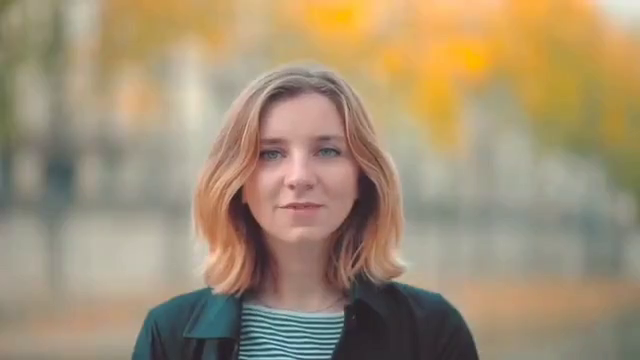
#> input picture frame 7 of Face Expression Change Detection/Images/Vid1.mp4, 640 x 360 px
$ jupyter execute VideoCode.ipynb
#> lines starting #> are read from the running program, lines starting #| are printed output that depends on the picture
[cell 1]
import cv2
import numpy as np
from matplotlib import pyplot as pyplot
import matplotlib.pyplot as plt
import os

[cell 2]
# Face detection and cropping function
def detect_and_crop_face(image):
    face_cascade = cv2.CascadeClassifier(cv2.data.haarcascades + 'haarcascade_frontalface_default.xml')
    gray_image = cv2.cvtColor(image, cv2.COLOR_BGR2GRAY)
    faces = face_cascade.detectMultiScale(gray_image, 1.3, 5)

    if len(faces) == 0:
        raise NameError("No face detected in the image.")

    for (x, y, w, h) in faces:
        face_crop = gray_image[y:y + h, x:x + w]
        return face_crop

    return None

[cell 3]
# Function to compute the magnitude of optical flow in each 8x8 pixel block
def get_magnitude(u, v):
    scale = 3
    sum = 0.0
    counter = 0.0
    for i in range(0, u.shape[0], 8):
        for j in range(0, u.shape[1], 8):
            counter += 1
            dy = v[i, j] * scale
            dx = u[i, j] * scale
            magnitude = (dx**2 + dy**2)**0.5
            sum += magnitude
    mag_avg = sum / counter
    return mag_avg

[cell 4]
# Function to draw quiver plot for optical flow vectors (One Plot)
def draw_quiver(u, v, beforeImg):
    scale = 3
    ax = pyplot.figure().gca()
    ax.imshow(beforeImg, cmap='gray')

    magnitudeAvg = get_magnitude(u, v)

    for i in range(0, u.shape[0], 8):
        for j in range(0, u.shape[1], 8):
            dy = v[i, j] * scale
            dx = u[i, j] * scale
            magnitude = (dx**2 + dy**2)**0.5
            # Draw only significant changes
            if magnitude > magnitudeAvg:
                ax.arrow(j, i, dx, dy, color='red')

    pyplot.draw()
    pyplot.show()

[cell 5]
def resize_images(image1, image2):
    # Get the smaller dimensions
    min_height = min(image1.shape[0], image2.shape[0])
    min_width = min(image1.shape[1], image2.shape[1])

    # Resize both images to the smallest dimensions
    resized_img1 = cv2.resize(image1, (min_width, min_height), interpolation=cv2.INTER_AREA)
    resized_img2 = cv2.resize(image2, (min_width, min_height), interpolation=cv2.INTER_AREA)

    return resized_img1, resized_img2

[cell 6]
# Function to compute image derivatives along x, y, and time
def get_derivatives(img1, img2):
    x_kernel = np.array([[-1, 1], [-1, 1]]) * 0.25
    y_kernel = np.array([[-1, -1], [1, 1]]) * 0.25
    t_kernel = np.ones((2, 2)) * 0.25

    fx = cv2.filter2D(img1, -1, x_kernel) + cv2.filter2D(img2, -1, x_kernel)
    fy = cv2.filter2D(img1, -1, y_kernel) + cv2.filter2D(img2, -1, y_kernel)
    ft = cv2.filter2D(img1, -1, -t_kernel) + cv2.filter2D(img2, -1, t_kernel)

    return [fx, fy, ft]

[cell 7]
# Function to compute Horn-Schunck optical flow with face detection
def computeHS_with_face_detection(image1, image2, alpha, delta):
    # Read the images

    #Detect and crop the face from both images
    beforeFace = detect_and_crop_face(image1)
    afterFace = detect_and_crop_face(image2)

    if beforeFace is None or afterFace is None:
       raise NameError("No face detected in one or both images.")

    beforeFace = beforeFace.astype(float)
    afterFace = afterFace.astype(float)

    # Removing noise
    beforeFace = cv2.GaussianBlur(beforeFace, (5, 5), 0)
    afterFace = cv2.GaussianBlur(afterFace, (5, 5), 0)

    #resize
    beforeFace, afterFace = resize_images(beforeFace, afterFace)

    # Initialize optical flow vectors
    u = np.zeros(beforeFace.shape)
    v = np.zeros(beforeFace.shape)

    # Compute image derivatives
    fx, fy, ft = get_derivatives(beforeFace, afterFace)

    # Horn-Schunck algorithm iterations
    avg_kernel = np.array([[1 / 12, 1 / 6, 1 / 12],
                           [1 / 6, 0, 1 / 6],
                           [1 / 12, 1 / 6, 1 / 12]], float)
    iter_counter = 0
    while True:
        iter_counter += 1
        u_avg = cv2.filter2D(u, -1, avg_kernel)
        v_avg = cv2.filter2D(v, -1, avg_kernel)
        p = fx * u_avg + fy * v_avg + ft
        d = 4 * alpha**2 + fx**2 + fy**2
        prev = u

        u = u_avg - fx * (p / d)
        v = v_avg - fy * (p / d)

        diff = np.linalg.norm(u - prev, 2)
        # Convergence check (at most 300 iterations)
        if diff < delta or iter_counter > 300:
            break

    # Draw the optical flow (quiver plot) for the whole face
    draw_quiver(u, v, beforeFace)

    return [u, v]

[cell 8]
def calculate_fps(video_path):
    # Open the video file
    video = cv2.VideoCapture(video_path)

    # Get the frame rate (FPS)
    fps = video.get(cv2.CAP_PROP_FPS)
    print(f"Frames per second (FPS): {fps}")

    # Release the video file
    video.release()
    return fps

[cell 9]
import cv2

# Load the video file
video_path = 'Images/Vid1.mp4'

fps = calculate_fps(video_path)
print("fps: ", fps)
cap = cv2.VideoCapture(video_path)

ret, frame1 = cap.read()
#> frame1 is the input picture: shape (360, 640, 3); mean B, G, R 115.5, 143.6, 162.2
if fps>=45:
    for i in range(16):
        success, frame2 = cap.read()
        if not success:
            raise Exception(f"Error: Could not read frame")

else:
    for i in range(8):
        success, frame2 = cap.read()
        if not success:
            raise Exception(f"Error: Could not read frame")
#> this loop made 8 passes
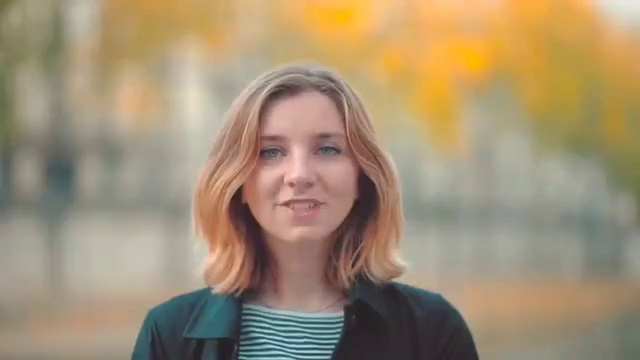
#> input picture frame 8 of Face Expression Change Detection/Images/Vid1.mp4, 640 x 360 px

fig, axes = plt.subplots(1, 2, figsize=(12, 6))


image1_rgb = cv2.cvtColor(frame1, cv2.COLOR_BGR2RGB)
image2_rgb = cv2.cvtColor(frame2, cv2.COLOR_BGR2RGB)

# Display the first image
axes[0].imshow(image1_rgb)
axes[0].set_title('Image 1')
axes[0].axis('off')  # Hide the axis

# Display the second image
axes[1].imshow(image2_rgb)
axes[1].set_title('Image 2')
axes[1].axis('off')  # Hide the axis

# Adjust layout to prevent overlap
plt.tight_layout()

# Show the images
plt.show()

# Display the image
plt.show()


# Release video capture object and close display window
cap.release()
cv2.destroyAllWindows()

[cell 10]
import cv2

# Load the video file
video_path = 'Images/Vid1.mp4'

fps = calculate_fps(video_path)
print("fps: ", fps)
cap = cv2.VideoCapture(video_path)

success, frame1 = cap.read()
if not success:
    raise Exception(f"Error: Could not read frame")

if fps>=45:
    for i in range(16):
        success, frame2 = cap.read()
        if not success:
            raise Exception(f"Error: Could not read frame")

else:
    for i in range(8):
        success, frame2 = cap.read()
        if not success:
            raise Exception(f"Error: Could not read frame")


cap.release()
cv2.destroyAllWindows()


alpha = 15
delta = 10**-1

u, v = computeHS_with_face_detection(frame1, frame2, alpha, delta)
#> in detect_and_crop_face, `faces = face_cascade.detectMultiScale(gray_image, 1.3, 5)`: faces = [[232, 97, 140, 140]]
#> the loop in detect_and_crop_face, `for (x, y, w, h) in faces:` made 1 pass
#> in detect_and_crop_face (call 2), `gray_image = cv2.cvtColor(image, cv2.COLOR_BGR2GRAY)`:
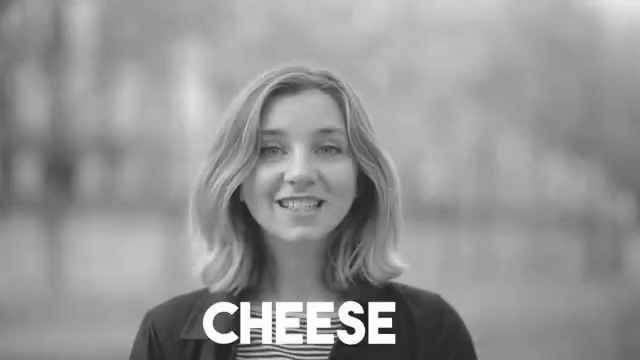
#> gray_image: shape (360, 640); min 13, max 255, mean 149.5
#> in detect_and_crop_face (call 2), `faces = face_cascade.detectMultiScale(gray_image, 1.3, 5)`: faces = [[226, 87, 152, 152]]
#> the loop in detect_and_crop_face, `for (x, y, w, h) in faces:` made 1 pass
#> the loop in computeHS_with_face_detection, `while True:` made 301 passes
#> diff on passes 1 to 3: 11.08, 9.75, 8.85
#> pass 1, in computeHS_with_face_detection, `v = v_avg - fy * (p / d)`:
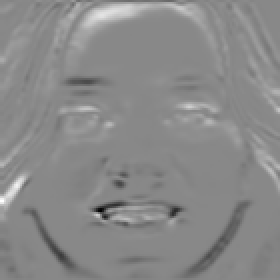
#> v: shape (140, 140) float64 (shown 2 times larger); min -1.14, max 0.994, mean 0.011; drawn with min black and max white
#> after the loop in computeHS_with_face_detection, `while True:`:
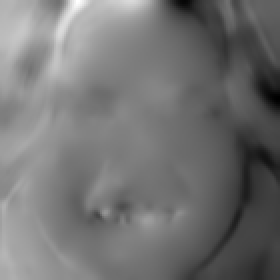
#> u: shape (140, 140) float64 (shown 2 times larger); min -7.89, max 9.98, mean 0.207; drawn with min black and max white
#> after the loop in computeHS_with_face_detection, `while True:`:
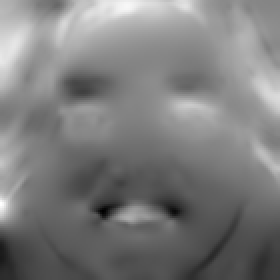
#> v: shape (140, 140) float64 (shown 2 times larger); min -5.69, max 7.09, mean 0.564; drawn with min black and max white
#> after the loop in computeHS_with_face_detection, `while True:`: iter_counter = 301
#> after the loop in get_magnitude, `for i in range(0, u.shape[0], 8):`: counter = 324; sum = 2881.8
#> in get_magnitude, `mag_avg = sum / counter`: mag_avg = 8.89

[cell 11]
flow_x, flow_y = u, v

# Convert the flow to polar coordinates (magnitude and angle)
magnitude, angle = cv2.cartToPolar(flow_x, flow_y)
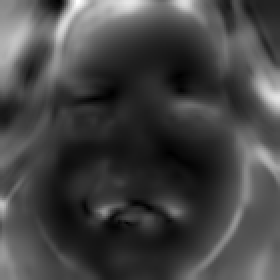
#> magnitude: shape (140, 140) float64 (shown 2 times larger); min 0.0302, max 10.61, mean 2.87; drawn with min black and max white
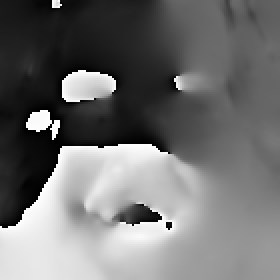
#> angle: shape (140, 140) float64 (shown 2 times larger); min 8.98e-05, max 6.28, mean 2.79; drawn with min black and max white

# Normalize the magnitude to fit within the range [0, 1]
magnitude = cv2.normalize(magnitude, None, 0, 1, cv2.NORM_MINMAX)

# Convert angle to degrees and map to [0, 180] (for hue in HSV)
angle_deg = angle * 180 / np.pi / 2
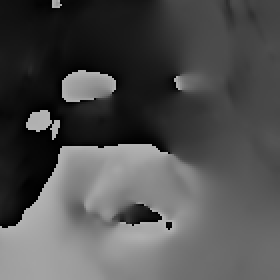
#> angle_deg: shape (140, 140) float64 (shown 2 times larger); min 0.00257, max 180, mean 79.9

# Create an HSV image where:
# - Hue represents direction (angle)
# - Saturation is fixed at 1
# - Value represents magnitude (normalized)
hsv = np.zeros((u.shape[0], v.shape[1], 3), dtype=np.float32)
hsv[..., 0] = angle_deg    # Hue (angle of the flow)
hsv[..., 1] = 1            # Saturation (constant full saturation)
hsv[..., 2] = magnitude    # Value (magnitude of the flow)
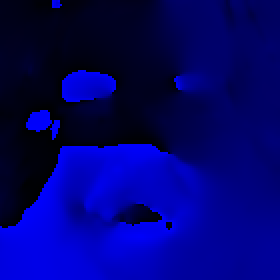
#> hsv: shape (140, 140, 3) float32 (shown 2 times larger); mean of channels 0, 1, 2 79.9, 1, 0.3; drawn with min black and max white

# Convert the HSV image to RGB for visualization
rgb_flow = cv2.cvtColor(hsv, cv2.COLOR_HSV2BGR)
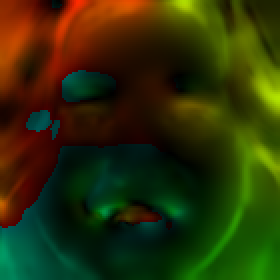
#> rgb_flow: shape (140, 140, 3) float32 (shown 2 times larger); mean B, G, R 0.0283, 0.195, 0.175; drawn with min black and max white

# Show the resulting optical flow visualization
plt.imshow(cv2.cvtColor(rgb_flow, cv2.COLOR_BGR2RGB))  # Convert BGR (OpenCV format) to RGB for correct color display
plt.title('Optical Flow (RGB)')  # Add a title to the plot
plt.axis('off')  # Hide axis

# Display the image
plt.show()

$ run again, starting later in the video
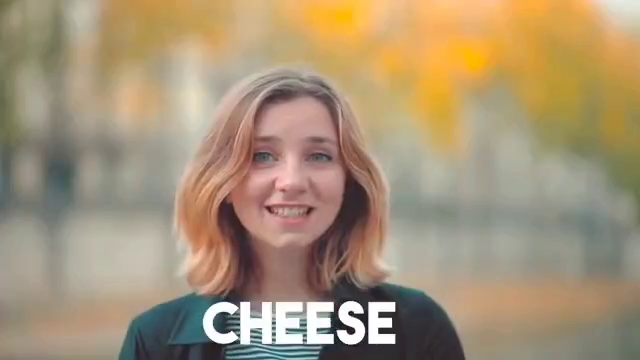
#> input picture frame 32 of Face Expression Change Detection/Images/Vid1.mp4, 640 x 360 px
#> frame1 is the input picture: shape (360, 640, 3); mean B, G, R 118.7, 147, 166.3
#> faces = [[218, 97, 148, 148]]
#> the loop in detect_and_crop_face, `for (x, y, w, h) in faces:` made 1 pass
#> the loop in detect_and_crop_face, `for (x, y, w, h) in faces:` made 1 pass
#> (x, y, w, h) on pass 1: (216, 98, 144, 144)
#> the loop in computeHS_with_face_detection, `while True:` made 301 passes
#> diff on passes 1 to 3: 9.61, 8.22, 7.18
#> after the loop in computeHS_with_face_detection, `while True:`:
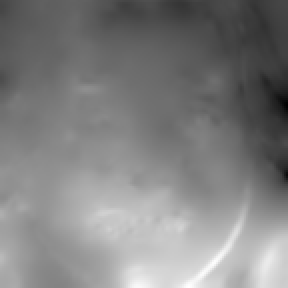
#> v: shape (144, 144) float64 (shown 2 times larger); min -2.58, max 3.27, mean 0.379; drawn with min black and max white
#> after the loop in computeHS_with_face_detection, `while True:`: iter_counter = 301
#> after the loop in get_magnitude, `for i in range(0, u.shape[0], 8):`: counter = 324; sum = 1593.1
#> mag_avg = 4.92
#> `rgb_flow = cv2.cvtColor(hsv, cv2.COLOR_HSV2BGR)`:
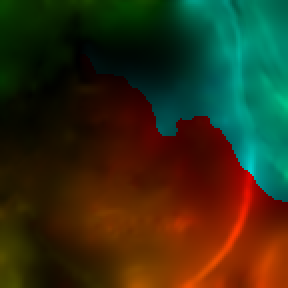
#> rgb_flow: shape (144, 144, 3) float32 (shown 2 times larger); mean B, G, R 0.0863, 0.185, 0.192; drawn with min black and max white

$ run again, starting later in the video
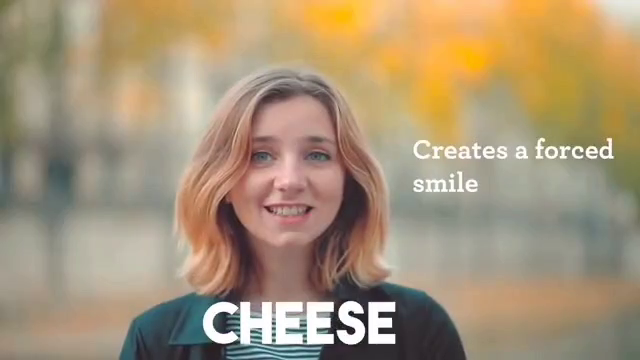
#> input picture frame 57 of Face Expression Change Detection/Images/Vid1.mp4, 640 x 360 px
#> frame1 is the input picture: shape (360, 640, 3); mean B, G, R 119.2, 147.5, 166.7
#> faces = [[217, 95, 146, 146]]
#> the loop in detect_and_crop_face, `for (x, y, w, h) in faces:` made 1 pass
#> the loop in detect_and_crop_face, `for (x, y, w, h) in faces:` made 1 pass
#> (x, y, w, h) on pass 1: (215, 95, 148, 148)
#> the loop in computeHS_with_face_detection, `while True:` made 301 passes
#> diff on passes 1 to 3: 5.4, 4.29, 3.69
#> after the loop in computeHS_with_face_detection, `while True:`: iter_counter = 301
#> after the loop in get_magnitude, `for i in range(0, u.shape[0], 8):`: counter = 361; sum = 1246
#> mag_avg = 3.45
#> `rgb_flow = cv2.cvtColor(hsv, cv2.COLOR_HSV2BGR)`:
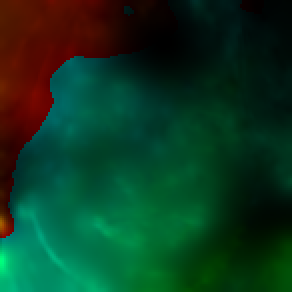
#> rgb_flow: shape (146, 146, 3) float32 (shown 2 times larger); mean B, G, R 0.133, 0.228, 0.0467; drawn with min black and max white
